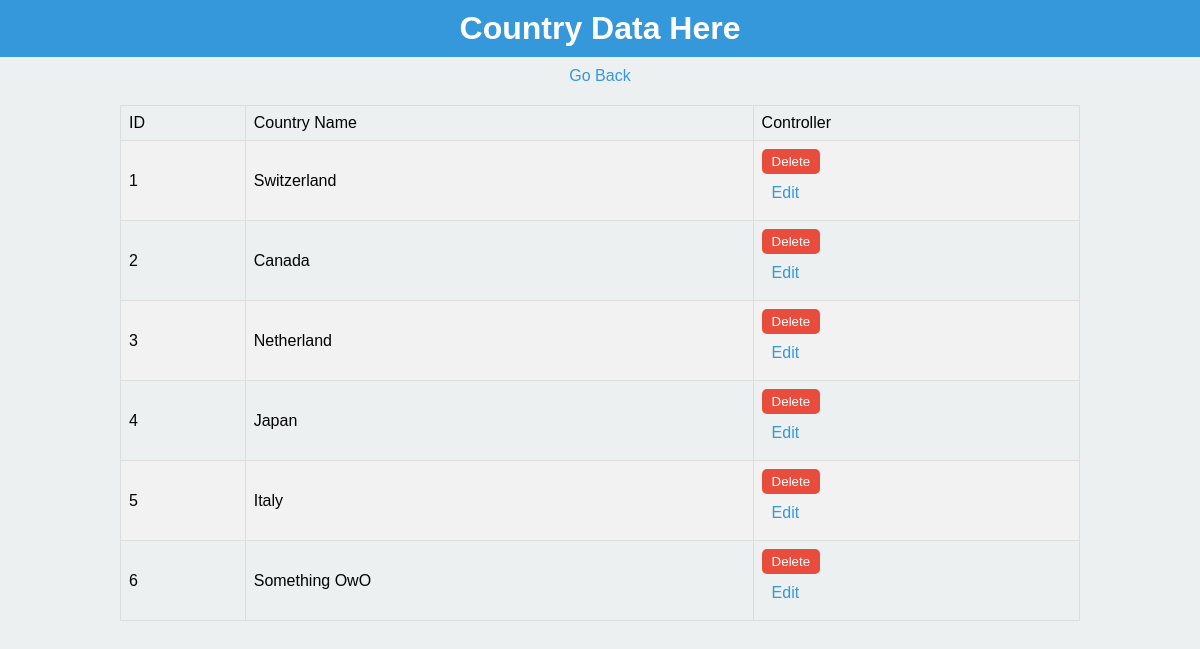
Screenshot of /dist/pages/admin.country.data.php (signed in) with the database file from the repository.
### tables this page shows
CREATE TABLE `country` (
  `id_country` int(11) NOT NULL,
  `country_name` varchar(255) DEFAULT NULL
);

### dist/pages/admin.country.data.php (the view, shortened to what this page needs)
<?php
include '../../include/dbh.inc.php';
?>
<!DOCTYPE html>
<html lang="en">
<head>
    <link rel="stylesheet" href="../css/data-view.css">
</head>
<body>
    <div id="title">
        <h1>Country Data Here</h1>
    </div>
    <a href="../admin.php">Go Back</a>
    <table border="1">
        <tr>
            <td>ID</td>
            <td>Country Name</td>
            <td>Controller</td>
        </tr>
        <?php
            $query = "SELECT * FROM country";
            $data = mysqli_query($conn, $query);
            while ($row = mysqli_fetch_array($data)) {
        ?>
        <tr>
            <td><?php echo $row['id_country']; ?></td>
            <td><?php echo $row['country_name']; ?></td>
            <td>
                <form method="post" action="../../include/admin.handle.delete.data.php" onsubmit="return confirmDelete();">
                    <button type="submit" name="deleteData">Delete</button>
                </form>
            <a href="admin.update.country.php?id=<?php echo $row['id_country']; ?>">Edit</a>
            </td>
        </tr>
        <?php
            }
        ?>
    </table><br>
</body>
</html>

### rows the page displays
country: id_country "1", country_name "Switzerland"
country: id_country "2", country_name "Canada"
country: id_country "3", country_name "Netherland"
country: id_country "4", country_name "Japan"
country: id_country "5", country_name "Italy"
country: id_country "6", country_name "Something OwO"
